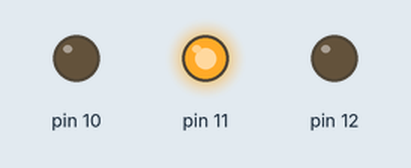
The sketch below on a simulated Arduino Uno, built with avr-gcc and run on an emulated ATmega328P. On the bench: output pins drawn as LEDs (lit = HIGH).

Above: at 0.1 s.
At 1.3 s:
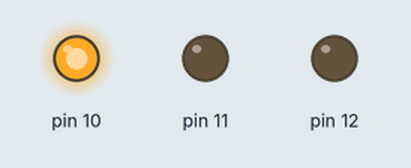
At 3.5 s:
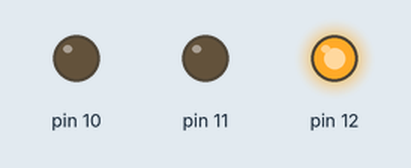
At 5.9 s:
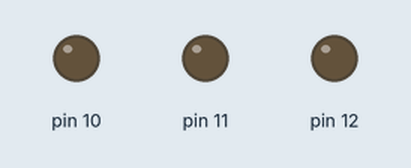
Timing chart, 0 to 8.3 s (numbered marks = the images above):
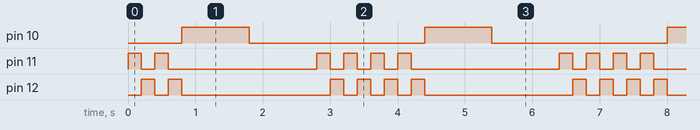

Measured:
- by itself, pin 10: alternates HIGH for 1.0 s and LOW for 2.6 s
- by itself, pin 11, pin 12: repeats every 3.6 s: LOW 0.20 s, HIGH 0.20 s, LOW 2.2 s, 2 × (HIGH 0.20 s, LOW 0.20 s), HIGH 0.20 s
- by itself, everything shown: repeats every 3.6 s, in 10 steps

The sketch:

test_blikani_tri_diod.ino
```cpp
int pauza = 1000;
int maximum = 1000000;
void setup() {
  // initialize digital pin LED_BUILTIN as an output.
  pinMode(12, OUTPUT);
  pinMode(11, OUTPUT);;
  pinMode(10, OUTPUT);

}


void loop() {
     for(int i = 1; i < 3; i++){
           digitalWrite(11, HIGH);

            digitalWrite(12, LOW);
            delay(200);

            digitalWrite(12, HIGH);

            digitalWrite(11, LOW);
            delay(200);
            }
             digitalWrite(11, LOW);
              digitalWrite(12, LOW);
     for(int i = 1; i < 2; i++){
           digitalWrite(10, HIGH);

            delay(1000);

            digitalWrite(10, LOW);
            delay(1000);
                }
              digitalWrite(10, LOW);

       for(int i = 1; i < 3; i++){
           digitalWrite(11, HIGH);

            digitalWrite(12, LOW);
            delay(200);

            digitalWrite(12, HIGH);

            digitalWrite(11, LOW);
            delay(200);
            }
             digitalWrite(11, LOW);
              digitalWrite(12, LOW);
     for(int i = 1; i < 1; i++){
           digitalWrite(10, HIGH);

            delay(2000);

            digitalWrite(10, LOW);
            delay(2000);
                }
              digitalWrite(10, LOW);

}
```
